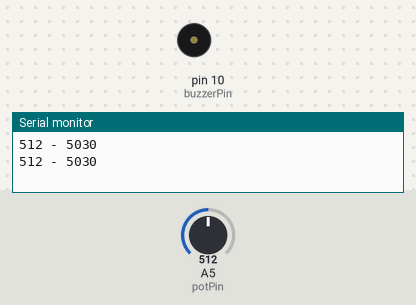
A sketch run on a simulated Arduino Uno, built with avr-gcc and run on an emulated ATmega328P. Shown: buzzer (waves = sounding), the last lines printed to the serial monitor. The inputs (shaded band) are chosen by the test bench; at power-on: A5 (potPin) = 512.

Above: at 0.02 s.
At 1.2 s:
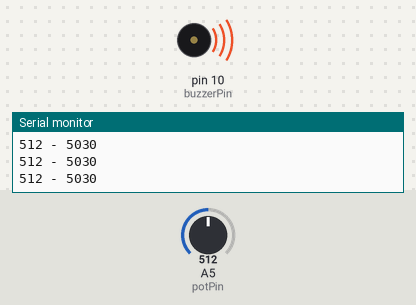
1.3 s: A5 (potPin) set to 11
At 2.3 s:
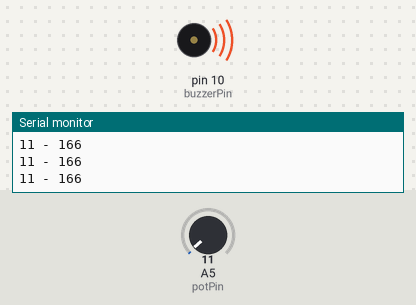
2.8 s: A5 (potPin) set to 8
Timing chart, 0 to 11.7 s (numbered marks = the images above; inputs shaded):
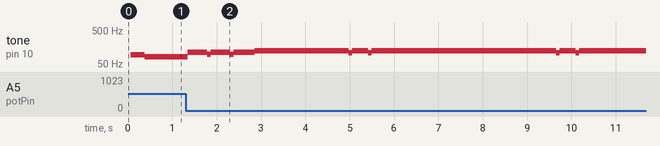

Measured:
- after the input at 1.3 s, tone on pin 10 (buzzerPin): alternates 112 Hz for 0.44 s and 96 Hz for 0.08 s, starting at once

The sketch:

24_passive_buzzer.ino
```cpp
int buzzerPin = 10;
int potPin = A5;

int btMax = 10000;
int btMin = 60;
int currentBt = 60;

int potValue;

void setup() {
  // put your setup code here, to run once:
pinMode(buzzerPin, OUTPUT);
pinMode(potPin, INPUT);
Serial.begin(9600);
}

void loop() {
  // put your main code here, to run repeatedly:

potValue = analogRead(potPin);
currentBt = ((10000. - 60.)/1024.)*potValue + 60;
Serial.print(potValue);
Serial.print(" - ");
Serial.println(currentBt);


digitalWrite(buzzerPin, HIGH);
delayMicroseconds(currentBt);
digitalWrite(buzzerPin, LOW);
delayMicroseconds(currentBt);
}
```
